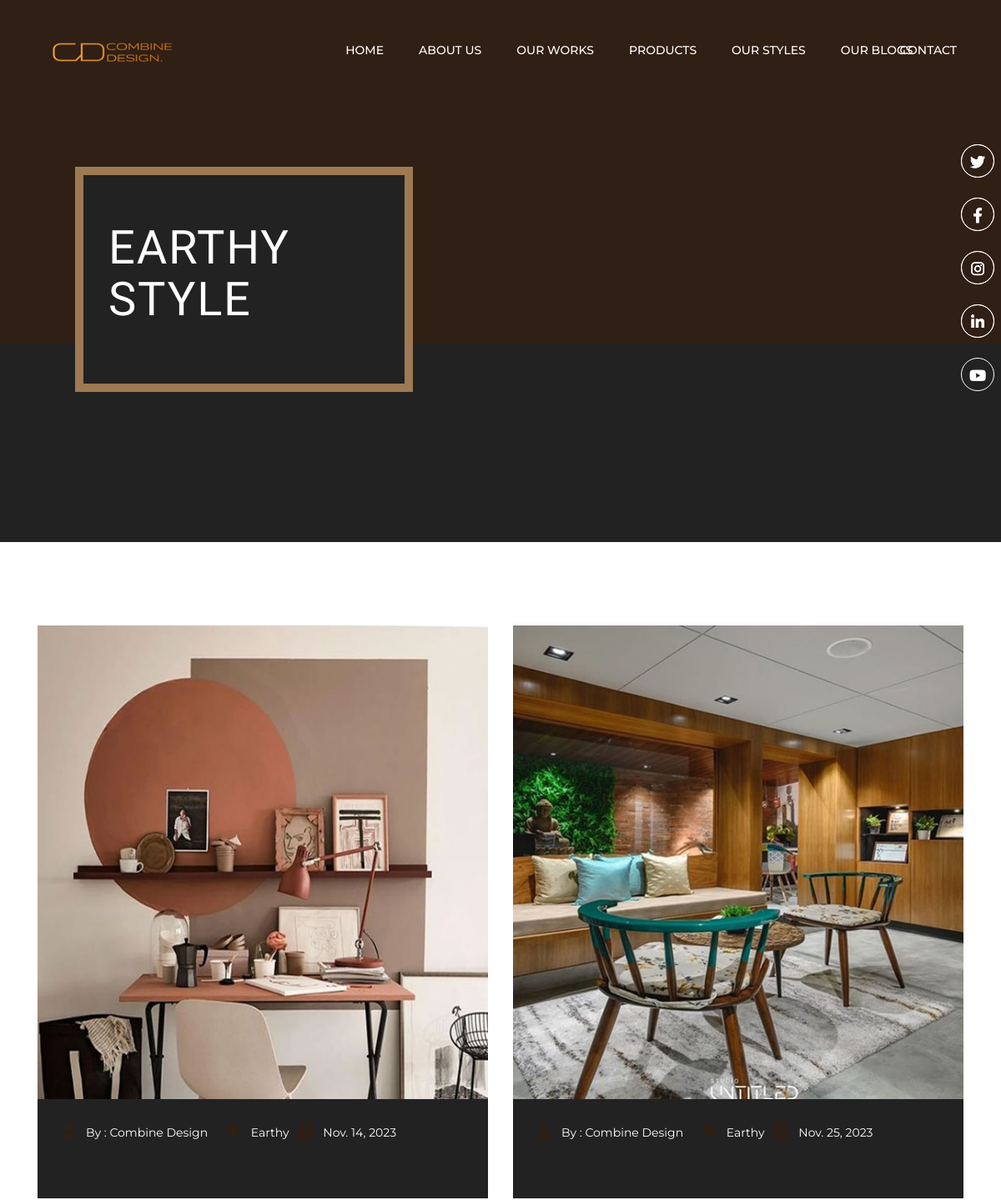
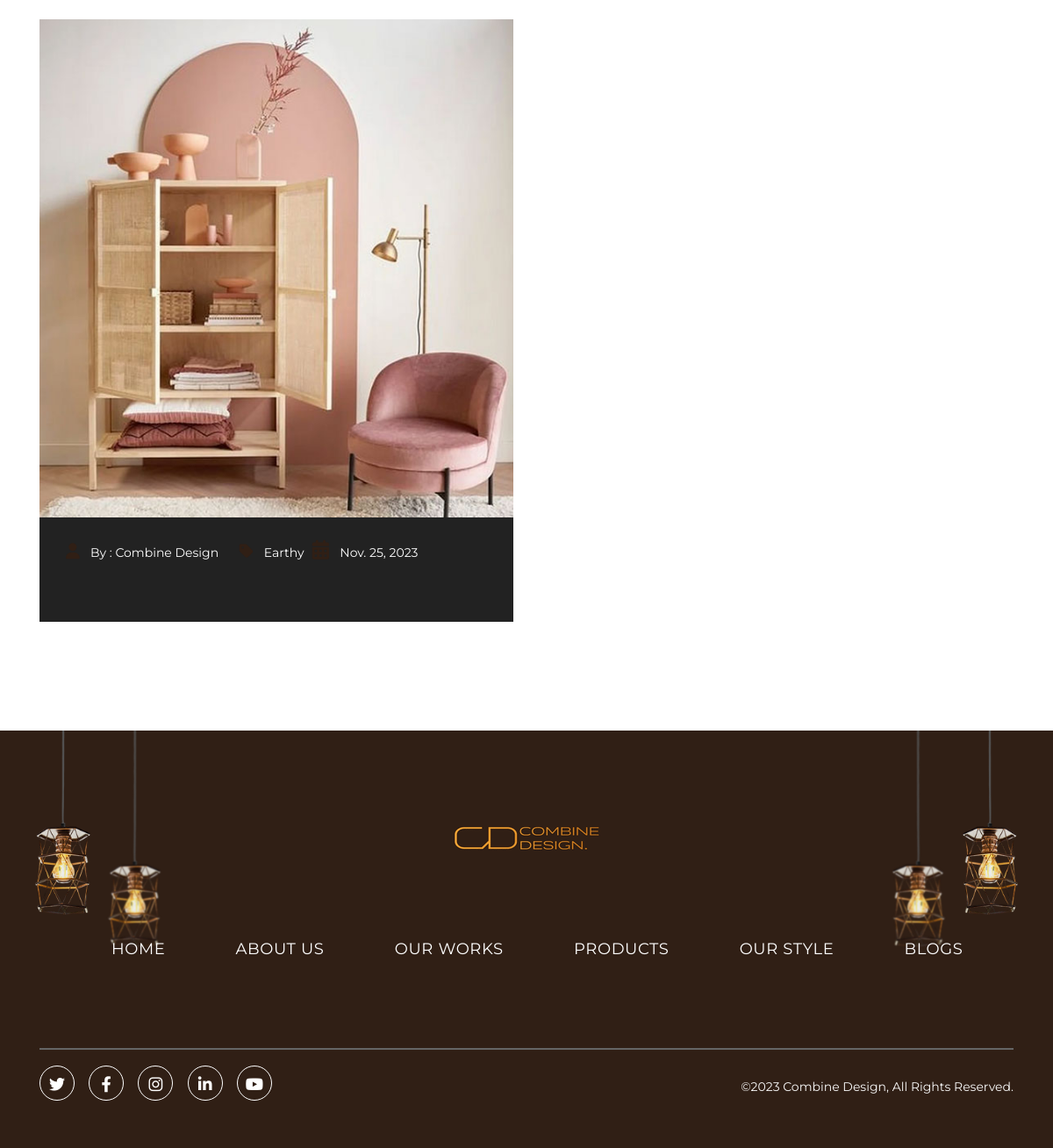
Page /style_detail/1 on the committed database (2 pictures, top to bottom).
### webapp/models.py (models this page shows)
class Our_STYLE_CATEGORY(models.Model):
    category_name = models.CharField(max_length=1000 , null=True , blank=True)
    category_image = models.ImageField(upload_to='Our_Works' , null=True , blank=True)
    category_desription = models.TextField(null=True , blank=True)
    meta_title = models.CharField(max_length=1000 ,null=True ,blank=True)
    meta_description = models.TextField(null=True , blank=True)
    created_at = models.DateTimeField(auto_now_add=True)
    updated_at = models.DateTimeField(auto_now=True)
    def __str__(self):
        return self.category_name

class StyleItem(models.Model):
    category = models.ForeignKey(Our_STYLE_CATEGORY, on_delete=models.CASCADE)
    image = models.ImageField(upload_to='Our_Works' , null=True , blank=True)
    created_at = models.DateTimeField(auto_now_add=True)
    updated_at = models.DateTimeField(auto_now=True)
    def __str__(self):
        return self.category.category_name

### webapp/views.py (the view)
# urls.py: path('style_detail/<int:id>', views.style_detail, name='style_detail'),
def style_detail(request , id):
    our_style_detail = Our_STYLE_CATEGORY.objects.get(id=id)
    our_style_images = StyleItem.objects.filter(category=our_style_detail)
    context = {
        'our_style_detail': our_style_detail , 'our_style_images':our_style_images ,
        'meta_title':our_style_detail.meta_title,
        'meta_description': our_style_detail.meta_description
    }
    return render(request, 'webapp/style_detail.html', context)

### templates/webapp/style_detail.html (shortened to what this page needs)
{% extends 'base.html' %}
{% load static %}
{% block body %}
<div class="social-icons position-relative">
    <ul class="list-unstyled mb-0 position-absolute">
        <li><a href="#" class="text-decoration-none"><i class="fa-brands fa-twitter social-networks"></i></a></li>
        <li><a href="#" class="text-decoration-none"><i class="fa-brands fa-facebook-f social-networks"></i></a></li>
        <li><a href="#" class="text-decoration-none"><i class="fa-brands fa-instagram social-networks"></i></a></li>
        <li><a href="#" class="text-decoration-none"><i class="fa-brands fa-linkedin-in social-networks"></i></a></li>
    </ul>
</div>
<section class="sub-banner_section">
    <div class="container-fluid">
        <div class="row">
            <div class="col-xl-5 col-lg-6 col-md-8 col-sm-12 col-12">
                <div class="banner_content" data-aos="fade-up">
                    <h1>{{our_style_detail}} Style </h1>
                </div>
            </div>
            <div class="col-xl-7 col-lg-6 col-md-4 col-sm-12 col-12 d-lg-block d-none">
            </div>
        </div>
    </div>
</section>
</div>
<div class=" blog-posts blogpage-section">
<div class="container">
    <div class="row wow fadeInUp" style="visibility: visible; animation-name: fadeInUp;">
        <div id="blog" class="col-xl-12">
            <div class="row">
                {% for details in our_style_images %}
                <div class="col-xl-6">
                    <div class="blog-box twocolumn-blog float-left w-100 post-item mb-4">
                        <div class="post-item-wrap position-relative">
                            <div class="post-image">
                                <a href="#">
                                    <img
                                        width="1920"
                                    height="800"
                                    class="img-fluid"
                                    src="{{ details.image.url }}"
                                    alt="project-01"
                                  />
                                </a>
                            </div>
                            <div class="lower-portion">
                                <i class="fa-solid fa-user"></i>
                                <span class="text-size-14 text-mr">By : Combine Design </span>
                                <i class="tag-mb fa-solid fa-tag"></i>
                                <span class="text-size-14">{{details}}</span>
                                <i class="mb-0 calendar-ml fa-solid fa-calendar-days"></i>
                                <span class="mb-0 text-size-14">{{details.created_at.date}}</span>
                            </div>
                        </div>
                    </div>
                </div>
                {% endfor %}
             </div>
        </div>
    </div>
</div>
</div>
{% endblock body %}

### templates/base.html (shortened to what this page needs)
{% load static %}
<!DOCTYPE html>
<html lang="zxx">
<head>
    <link href="{% static 'assets/bootstrap/bootstrap.min.css' %}" rel="stylesheet">
    <link rel="stylesheet" href="{% static 'assets/js/bootstrap.min.js' %}">
    <link rel="stylesheet" href="https://cdnjs.cloudflare.com/ajax/libs/font-awesome/6.1.1/css/all.min.css">
    <link href="{% static 'assets/css/style.css' %}" rel="stylesheet" type="text/css">
    <link href="{% static 'assets/css/custom-style.css' %}" rel="stylesheet" type="text/css">
    <link href="{% static 'assets/css/special-classes.css' %}" rel="stylesheet" type="text/css">
    <link href="{% static 'assets/css/responsive.css' %}" rel="stylesheet" type="text/css">
    <link rel="stylesheet" href="{% static 'assets/css/owl.carousel.min.css' %}">
    <link rel="stylesheet" href="{% static 'assets/css/owl.theme.default.min.css' %}">
    <link rel="stylesheet" href="https://cdnjs.cloudflare.com/ajax/libs/magnific-popup.js/1.1.0/magnific-popup.css">
    <link href="https://unpkg.com/aos@2.3.1/dist/aos.css" rel="stylesheet">
</head>
<body>
<div class="banner_outer">
    <figure class="banner-background mb-0">
        <img src="{% static 'assets/images/grey.png' %}" alt="" class="img-fluid">
    </figure>
    <header class="header">
        <div class="main-header">
            <div class="container-fluid">
                <nav class="navbar navbar-expand-lg navbar-light">
                    <a class="navbar-brand" href="/"><figure class="mb-0 banner-logo"><img src="{% static 'assets/images/combine.png' %}" alt="" class="img-fluid"></figure></a>
                    <div class="collapse navbar-collapse" id="navbarSupportedContent">
                        <ul class="navbar-nav ml-auto">
                            <li class="nav-item active">
                                <a class="nav-link" href="/">Home</a>
                            </li>
                            <li class="nav-item">
                                <a class="nav-link" href="{% url 'webapp:about' %}">About Us</a>
                            </li>
                            <li class="nav-item">
                                <a class="nav-link" href="{% url 'webapp:our_work' %}">Our Works</a>
                            </li>
                            <li class="nav-item">
                                <a class="nav-link" href="{% url 'webapp:product' %}">Products</a>
                            </li>
                            <li class="nav-item">
                                <a class="nav-link" href="{% url 'webapp:style' %}">Our Styles</a>
                            </li>
                            <li class="nav-item">
                                <a class="nav-link" href="{% url 'webapp:post_list' %}">Our Blogs</a>
                            </li>
                            <li class="nav-item">
                                <a class="nav-link" href="{% url 'webapp:contact' %}">Contact</a>
                            </li>
                        </ul>
                    </div>
                </nav>
            </div>
        </div>
    </header>
<div class="social-icons position-relative">
        <ul class="list-unstyled mb-0 position-absolute">
            <li><a href="https://twitter.com/design_combine" class="text-decoration-none"><i class="fa-brands fa-twitter social-networks"></i></a></li>
            <li><a href="https://www.facebook.com/Combinedesigninteriordesingstudio" class="text-decoration-none"><i class="fa-brands fa-facebook-f social-networks"></i></a></li>
            <li><a href="https://www.instagram.com/combinedesigninteriors/" class="text-decoration-none"><i class="fa-brands fa-instagram social-networks"></i></a></li>
            <li><a href="https://www.linkedin.com/company/combine-design/" class="text-decoration-none"><i class="fa-brands fa-linkedin-in social-networks"></i></a></li>
            <li><a href="https://www.youtube.com/@combinedesign" class="text-decoration-none"><i class="fa-brands fa-youtube social-networks"></i></a></li>
        </ul>
</div>
{% block body %}
{% endblock body %}
<section class="footer-section">
    <figure class="left-lamp mb-0">
        <img src="{% static 'assets/images/left-lamp.png' %}" alt="" class="img-fluid">
    </figure>
    <figure class="right-lamp mb-0">
        <img src="{% static 'assets/images/right-lamp.png' %}" alt="" class="img-fluid">
    </figure>
    <div class="container">
        <div class="middle-portion">
            <div class="row">
                <div class="col-12">
                    <div class="logo-part">
                        <a href="/"><figure class="footer-logo"><img src="{% static 'assets/images/combine.png' %}" alt=""></figure></a>
                    </div>
                </div>
            </div>
            <br>
            <br>
            <div class="row">
                <div class="col-12">
                    <ul class="links mb-0 list-unstyled">
                        <li><a href="/">Home</a></li>
                        <li><a href="{% url 'webapp:about' %}">About US</a></li>
                        <li><a href="{% url 'webapp:our_work' %}">Our Works</a></li>
                        <li><a href="{% url 'webapp:product' %}">Products</a></li>
                        <li><a href="{% url 'webapp:style' %}">Our Style</a></li>
                        <li><a href="{% url 'webapp:post_list' %}">Blogs</a></li>
                    </ul>
                </div>
            </div>
        </div>
        <div class="footer-lower">
            <div class="row">
                <div class="col-lg-6 col-md-6 col-sm-12 col-12 d-md-block d-none">
                    <div class="social-icons position-relative">
                        <ul class="list-unstyled mb-0 position-absolute">
                            <li><a href="https://twitter.com/design_combine" class="text-decoration-none"><i class="fa-brands fa-twitter social-networks"></i></a></li>
                            <li><a href="https://www.facebook.com/Combinedesigninteriordesingstudio" class="text-decoration-none"><i class="fa-brands fa-facebook-f social-networks"></i></a></li>
                            <li><a href="https://www.instagram.com/combinedesigninteriors/" class="text-decoration-none"><i class="fa-brands fa-instagram social-networks"></i></a></li>
                            <li><a href="https://www.linkedin.com/company/combine-design/" class="text-decoration-none"><i class="fa-brands fa-linkedin-in social-networks"></i></a></li>
                            <li><a href="https://www.youtube.com/@combinedesign" class="text-decoration-none"><i class="fa-brands fa-youtube social-networks"></i></a></li>
                        </ul>
                    </div>
                </div>
                <div class="col-lg-6 col-md-6 col-sm-12 col-12">
                    <p class="mb-0 text-size-14">©2023 Combine Design, All Rights Reserved. </p>
                </div>
            </div>
        </div>
    </div>
</section>
</body>
</html>

### webapp/static/assets/css/custom-style.css (style rules this page uses)
body { margin:0; padding:0; background: repeat-x top #fff; }
a { outline:none; color:#dddddd; text-decoration:none; }
.single-post01 .post-image img, .single-post01 .post-navigation, .single-post01 .comment-list img, .sidebar .widget, .sidebar .widget-tweeter small, .sidebar .widget-twitter small, #loader-wrapper, .post-image img, .single-post01 .post-item-description .post-meta, .sidebar .form-inline .input-group, .sidebar .post-thumbnail-entry, .fluid-width-video-wrapper iframe, .fluid-width-video-wrapper object, .fluid-width-video-wrapper embed, #blog .post-item.border > .post-item-wrap > .post-item-description, #blog img,#blog audio,#blog iframe { width: 100%; border: none }
.blogpage-section { position: relative; }
.blogpage-section .blog-box { position: relative; background: var(--e-global-color-very-dark-gray-mostly-black); transition: all 0.3s ease-in-out; margin-bottom: 32px; }
.blogpage-section .blog-box .lower-portion { padding: 26px 30px 20px; }
.blogpage-section .blog-box .lower-portion i { font-size: 18px; color: var(--e-global-color-accent); margin-right: 8px; margin-bottom: 28px; }
.blogpage-section .blog-box .lower-portion span { font-family: 'Montserrat', sans-serif; color: var(--e-global-color-white); }
.blogpage-section .blog-box .lower-portion .calendar-ml { font-size: 22px; margin-left: 5px; }
.blogpage-section .blog-box .lower-portion .text-mr { margin-right: 20px; }
.blogpage-section .twocolumn-blog .lower-portion { padding: 26px 30px 44px; }
@media screen and (max-width: 1440px) { .blogpage-section { padding: 100px 0; } }

### rows in the picture
Our_STYLE_CATEGORY: category_name "EARTHY"
StyleItem: image (picture), category.category_name "Earthy", created_at "Nov. 14, 2023"
StyleItem: image (picture), category.category_name "Earthy", created_at "Nov. 25, 2023"
StyleItem: image (picture), category.category_name "Earthy", created_at "Nov. 25, 2023"
